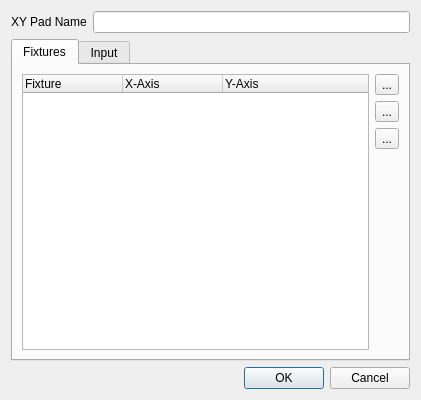
<?xml version="1.0" encoding="UTF-8"?>
<ui version="4.0">
 <class>VCXYPadProperties</class>
 <widget class="QDialog" name="VCXYPadProperties">
  <property name="geometry">
   <rect>
    <x>0</x>
    <y>0</y>
    <width>421</width>
    <height>400</height>
   </rect>
  </property>
  <property name="windowTitle">
   <string>XY Pad Properties</string>
  </property>
  <layout class="QGridLayout" name="gridLayout_2">
   <item row="0" column="0">
    <widget class="QLabel" name="m_nameLabel">
     <property name="text">
      <string>XY Pad Name</string>
     </property>
    </widget>
   </item>
   <item row="0" column="1">
    <widget class="QLineEdit" name="m_nameEdit">
     <property name="toolTip">
      <string>The name of this XY Pad</string>
     </property>
    </widget>
   </item>
   <item row="1" column="0" colspan="2">
    <widget class="QTabWidget" name="m_tab">
     <property name="currentIndex">
      <number>0</number>
     </property>
     <widget class="QWidget" name="fixtures">
      <attribute name="title">
       <string>Fixtures</string>
      </attribute>
      <layout class="QGridLayout" name="gridLayout">
       <item row="0" column="0" rowspan="4">
        <widget class="QTreeWidget" name="m_tree">
         <property name="toolTip">
          <string>List of fixtures that are controlled by this pad</string>
         </property>
         <property name="showDropIndicator" stdset="0">
          <bool>false</bool>
         </property>
         <property name="alternatingRowColors">
          <bool>true</bool>
         </property>
         <property name="selectionMode">
          <enum>QAbstractItemView::ExtendedSelection</enum>
         </property>
         <property name="rootIsDecorated">
          <bool>false</bool>
         </property>
         <property name="itemsExpandable">
          <bool>false</bool>
         </property>
         <property name="allColumnsShowFocus">
          <bool>true</bool>
         </property>
         <property name="expandsOnDoubleClick">
          <bool>false</bool>
         </property>
         <column>
          <property name="text">
           <string>Fixture</string>
          </property>
         </column>
         <column>
          <property name="text">
           <string>X-Axis</string>
          </property>
         </column>
         <column>
          <property name="text">
           <string>Y-Axis</string>
          </property>
         </column>
        </widget>
       </item>
       <item row="0" column="1">
        <widget class="QToolButton" name="m_addButton">
         <property name="toolTip">
          <string>Add fixture(s) to the pad</string>
         </property>
         <property name="text">
          <string notr="true">...</string>
         </property>
         <property name="icon">
          <iconset resource="qlcui.qrc">
           <normaloff>:/edit_add.png</normaloff>:/edit_add.png</iconset>
         </property>
         <property name="iconSize">
          <size>
           <width>26</width>
           <height>26</height>
          </size>
         </property>
        </widget>
       </item>
       <item row="1" column="1">
        <widget class="QToolButton" name="m_removeButton">
         <property name="toolTip">
          <string>Remove selected fixture(s) from the pad</string>
         </property>
         <property name="text">
          <string notr="true">...</string>
         </property>
         <property name="icon">
          <iconset resource="qlcui.qrc">
           <normaloff>:/edit_remove.png</normaloff>:/edit_remove.png</iconset>
         </property>
         <property name="iconSize">
          <size>
           <width>26</width>
           <height>26</height>
          </size>
         </property>
        </widget>
       </item>
       <item row="2" column="1">
        <widget class="QToolButton" name="m_editButton">
         <property name="toolTip">
          <string>Edit the selected fixture's axis</string>
         </property>
         <property name="text">
          <string notr="true">...</string>
         </property>
         <property name="icon">
          <iconset resource="qlcui.qrc">
           <normaloff>:/edit.png</normaloff>:/edit.png</iconset>
         </property>
         <property name="iconSize">
          <size>
           <width>26</width>
           <height>26</height>
          </size>
         </property>
        </widget>
       </item>
       <item row="3" column="1">
        <spacer name="verticalSpacer">
         <property name="orientation">
          <enum>Qt::Vertical</enum>
         </property>
         <property name="sizeHint" stdset="0">
          <size>
           <width>20</width>
           <height>142</height>
          </size>
         </property>
        </spacer>
       </item>
      </layout>
     </widget>
     <widget class="QWidget" name="input">
      <attribute name="title">
       <string>Input</string>
      </attribute>
      <layout class="QVBoxLayout" name="verticalLayout">
       <item>
        <widget class="QGroupBox" name="groupBox">
         <property name="title">
          <string>Pan / Horizontal Axis</string>
         </property>
         <layout class="QGridLayout" name="gridLayout_3">
          <item row="0" column="0">
           <widget class="QLabel" name="m_panUniverseLabel">
            <property name="text">
             <string>Input universe</string>
            </property>
           </widget>
          </item>
          <item row="0" column="1" colspan="3">
           <widget class="QLineEdit" name="m_panUniverseEdit">
            <property name="readOnly">
             <bool>true</bool>
            </property>
           </widget>
          </item>
          <item row="1" column="0">
           <widget class="QLabel" name="m_panChannelLabel">
            <property name="text">
             <string>Input channel</string>
            </property>
           </widget>
          </item>
          <item row="1" column="1" colspan="3">
           <widget class="QLineEdit" name="m_panChannelEdit">
            <property name="readOnly">
             <bool>true</bool>
            </property>
           </widget>
          </item>
          <item row="2" column="0" colspan="2">
           <spacer name="horizontalSpacer">
            <property name="orientation">
             <enum>Qt::Horizontal</enum>
            </property>
            <property name="sizeHint" stdset="0">
             <size>
              <width>170</width>
              <height>20</height>
             </size>
            </property>
           </spacer>
          </item>
          <item row="2" column="2">
           <widget class="QPushButton" name="m_panAutoDetectButton">
            <property name="text">
             <string>Auto Detect</string>
            </property>
            <property name="checkable">
             <bool>true</bool>
            </property>
           </widget>
          </item>
          <item row="2" column="3">
           <widget class="QPushButton" name="m_panChooseButton">
            <property name="text">
             <string>Choose...</string>
            </property>
           </widget>
          </item>
         </layout>
        </widget>
       </item>
       <item>
        <widget class="QGroupBox" name="groupBox_2">
         <property name="title">
          <string>Tilt / Vertical Axis</string>
         </property>
         <layout class="QGridLayout" name="gridLayout_4">
          <item row="0" column="0">
           <widget class="QLabel" name="m_tiltUniverseLabel">
            <property name="text">
             <string>Input universe</string>
            </property>
           </widget>
          </item>
          <item row="0" column="1" colspan="3">
           <widget class="QLineEdit" name="m_tiltUniverseEdit">
            <property name="readOnly">
             <bool>true</bool>
            </property>
           </widget>
          </item>
          <item row="1" column="0">
           <widget class="QLabel" name="m_tiltChannelLabel">
            <property name="text">
             <string>Input channel</string>
            </property>
           </widget>
          </item>
          <item row="1" column="1" colspan="3">
           <widget class="QLineEdit" name="m_tiltChannelEdit">
            <property name="readOnly">
             <bool>true</bool>
            </property>
           </widget>
          </item>
          <item row="2" column="0" colspan="2">
           <spacer name="horizontalSpacer_2">
            <property name="orientation">
             <enum>Qt::Horizontal</enum>
            </property>
            <property name="sizeHint" stdset="0">
             <size>
              <width>158</width>
              <height>20</height>
             </size>
            </property>
           </spacer>
          </item>
          <item row="2" column="2">
           <widget class="QPushButton" name="m_tiltAutoDetectButton">
            <property name="text">
             <string>Auto Detect</string>
            </property>
            <property name="checkable">
             <bool>true</bool>
            </property>
           </widget>
          </item>
          <item row="2" column="3">
           <widget class="QPushButton" name="m_tiltChooseButton">
            <property name="text">
             <string>Choose...</string>
            </property>
           </widget>
          </item>
         </layout>
        </widget>
       </item>
      </layout>
     </widget>
    </widget>
   </item>
   <item row="2" column="0" colspan="2">
    <widget class="QDialogButtonBox" name="m_buttonBox">
     <property name="orientation">
      <enum>Qt::Horizontal</enum>
     </property>
     <property name="standardButtons">
      <set>QDialogButtonBox::Cancel|QDialogButtonBox::Ok</set>
     </property>
    </widget>
   </item>
  </layout>
 </widget>
 <resources>
  <include location="qlcui.qrc"/>
 </resources>
 <connections>
  <connection>
   <sender>m_buttonBox</sender>
   <signal>accepted()</signal>
   <receiver>VCXYPadProperties</receiver>
   <slot>accept()</slot>
   <hints>
    <hint type="sourcelabel">
     <x>266</x>
     <y>390</y>
    </hint>
    <hint type="destinationlabel">
     <x>157</x>
     <y>274</y>
    </hint>
   </hints>
  </connection>
  <connection>
   <sender>m_buttonBox</sender>
   <signal>rejected()</signal>
   <receiver>VCXYPadProperties</receiver>
   <slot>reject()</slot>
   <hints>
    <hint type="sourcelabel">
     <x>334</x>
     <y>390</y>
    </hint>
    <hint type="destinationlabel">
     <x>286</x>
     <y>274</y>
    </hint>
   </hints>
  </connection>
  <connection>
   <sender>m_addButton</sender>
   <signal>clicked()</signal>
   <receiver>VCXYPadProperties</receiver>
   <slot>slotAddClicked()</slot>
   <hints>
    <hint type="sourcelabel">
     <x>400</x>
     <y>115</y>
    </hint>
    <hint type="destinationlabel">
     <x>438</x>
     <y>15</y>
    </hint>
   </hints>
  </connection>
  <connection>
   <sender>m_removeButton</sender>
   <signal>clicked()</signal>
   <receiver>VCXYPadProperties</receiver>
   <slot>slotRemoveClicked()</slot>
   <hints>
    <hint type="sourcelabel">
     <x>400</x>
     <y>155</y>
    </hint>
    <hint type="destinationlabel">
     <x>439</x>
     <y>87</y>
    </hint>
   </hints>
  </connection>
  <connection>
   <sender>m_editButton</sender>
   <signal>clicked()</signal>
   <receiver>VCXYPadProperties</receiver>
   <slot>slotEditClicked()</slot>
   <hints>
    <hint type="sourcelabel">
     <x>400</x>
     <y>195</y>
    </hint>
    <hint type="destinationlabel">
     <x>416</x>
     <y>159</y>
    </hint>
   </hints>
  </connection>
  <connection>
   <sender>m_tree</sender>
   <signal>currentItemChanged(QTreeWidgetItem*,QTreeWidgetItem*)</signal>
   <receiver>VCXYPadProperties</receiver>
   <slot>slotSelectionChanged(QTreeWidgetItem*)</slot>
   <hints>
    <hint type="sourcelabel">
     <x>161</x>
     <y>162</y>
    </hint>
    <hint type="destinationlabel">
     <x>3</x>
     <y>154</y>
    </hint>
   </hints>
  </connection>
  <connection>
   <sender>m_tree</sender>
   <signal>itemDoubleClicked(QTreeWidgetItem*,int)</signal>
   <receiver>VCXYPadProperties</receiver>
   <slot>slotEditClicked()</slot>
   <hints>
    <hint type="sourcelabel">
     <x>41</x>
     <y>147</y>
    </hint>
    <hint type="destinationlabel">
     <x>4</x>
     <y>73</y>
    </hint>
   </hints>
  </connection>
  <connection>
   <sender>m_panChooseButton</sender>
   <signal>clicked()</signal>
   <receiver>VCXYPadProperties</receiver>
   <slot>slotPanChooseClicked()</slot>
   <hints>
    <hint type="sourcelabel">
     <x>358</x>
     <y>189</y>
    </hint>
    <hint type="destinationlabel">
     <x>3</x>
     <y>106</y>
    </hint>
   </hints>
  </connection>
  <connection>
   <sender>m_tiltChooseButton</sender>
   <signal>clicked()</signal>
   <receiver>VCXYPadProperties</receiver>
   <slot>slotTiltChooseClicked()</slot>
   <hints>
    <hint type="sourcelabel">
     <x>363</x>
     <y>327</y>
    </hint>
    <hint type="destinationlabel">
     <x>2</x>
     <y>256</y>
    </hint>
   </hints>
  </connection>
  <connection>
   <sender>m_panAutoDetectButton</sender>
   <signal>toggled(bool)</signal>
   <receiver>VCXYPadProperties</receiver>
   <slot>slotPanAutoDetectToggled(bool)</slot>
   <hints>
    <hint type="sourcelabel">
     <x>260</x>
     <y>184</y>
    </hint>
    <hint type="destinationlabel">
     <x>1</x>
     <y>142</y>
    </hint>
   </hints>
  </connection>
  <connection>
   <sender>m_tiltAutoDetectButton</sender>
   <signal>toggled(bool)</signal>
   <receiver>VCXYPadProperties</receiver>
   <slot>slotTiltAutoDetectToggled(bool)</slot>
   <hints>
    <hint type="sourcelabel">
     <x>243</x>
     <y>322</y>
    </hint>
    <hint type="destinationlabel">
     <x>-1</x>
     <y>295</y>
    </hint>
   </hints>
  </connection>
 </connections>
 <slots>
  <slot>slotAddClicked()</slot>
  <slot>slotRemoveClicked()</slot>
  <slot>slotEditClicked()</slot>
  <slot>slotSelectionChanged(QTreeWidgetItem*)</slot>
  <slot>slotItemDoubleClicked(QTreeWidgetItem*)</slot>
  <slot>slotPanChooseClicked()</slot>
  <slot>slotTiltChooseClicked()</slot>
  <slot>slotPanAutoDetectToggled(bool)</slot>
  <slot>slotTiltAutoDetectToggled(bool)</slot>
 </slots>
</ui>
